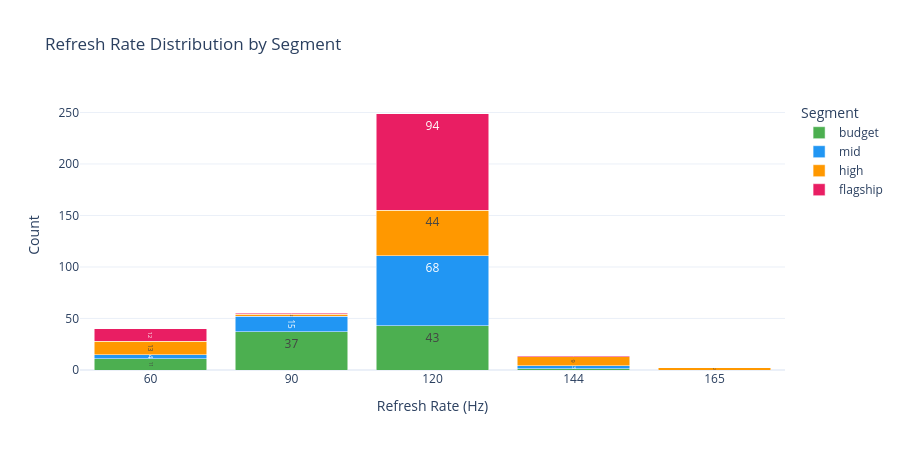

Notebook code cell kept with this figure:
### Code cell
# Plotly: interactive bar — refresh rate is discrete, hover shows count per segment
refresh_counts = (
    smartphone_df
    .groupby(["refresh_rate_hz", "price_segment"])
    .size()
    .reset_index(name="count")
)

fig = px.bar(
    refresh_counts,
    x="refresh_rate_hz",
    y="count",
    color="price_segment",
    category_orders={"price_segment": SEGMENT_ORDER},
    color_discrete_map=SEGMENT_COLORS,
    barmode="stack",
    title="Refresh Rate Distribution by Segment",
    labels={
        "refresh_rate_hz": "Refresh Rate (Hz)",
        "count"          : "Count",
        "price_segment"  : "Segment",
    },
    text="count",
)
fig.update_traces(textposition="inside")
fig.update_layout(height=450, xaxis=dict(type="category"))
fig.show()

### Figure 1 — Plotly figure (JSON) as saved in the notebook; plotly's stock layout.template omitted (floating-point values rounded to 4 significant figures)
{"data": [{"hovertemplate": "Segment=budget<br>Refresh Rate (Hz)=%{x}<br>Count=%{text}<extra></extra>", "legendgroup": "budget", "marker": {"color": "#4CAF50", "pattern": {"shape": ""}}, "name": "budget", "orientation": "v", "showlegend": true, "text": [11.0, 37.0, 43.0, 1.0], "textposition": "inside", "type": "bar", "x": [60.0, 90.0, 120.0, 144.0], "xaxis": "x", "y": [11, 37, 43, 1], "yaxis": "y"}, {"hovertemplate": "Segment=mid<br>Refresh Rate (Hz)=%{x}<br>Count=%{text}<extra></extra>", "legendgroup": "mid", "marker": {"color": "#2196F3", "pattern": {"shape": ""}}, "name": "mid", "orientation": "v", "showlegend": true, "text": [4.0, 15.0, 68.0, 3.0], "textposition": "inside", "type": "bar", "x": [60.0, 90.0, 120.0, 144.0], "xaxis": "x", "y": [4, 15, 68, 3], "yaxis": "y"}, {"hovertemplate": "Segment=high<br>Refresh Rate (Hz)=%{x}<br>Count=%{text}<extra></extra>", "legendgroup": "high", "marker": {"color": "#FF9800", "pattern": {"shape": ""}}, "name": "high", "orientation": "v", "showlegend": true, "text": [13.0, 2.0, 44.0, 9.0, 2.0], "textposition": "inside", "type": "bar", "x": [60.0, 90.0, 120.0, 144.0, 165.0], "xaxis": "x", "y": [13, 2, 44, 9, 2], "yaxis": "y"}, {"hovertemplate": "Segment=flagship<br>Refresh Rate (Hz)=%{x}<br>Count=%{text}<extra></extra>", "legendgroup": "flagship", "marker": {"color": "#E91E63", "pattern": {"shape": ""}}, "name": "flagship", "orientation": "v", "showlegend": true, "text": [12.0, 1.0, 94.0, 1.0], "textposition": "inside", "type": "bar", "x": [60.0, 90.0, 120.0, 144.0], "xaxis": "x", "y": [12, 1, 94, 1], "yaxis": "y"}], "layout": {"barmode": "stack", "height": 450, "legend": {"title": {"text": "Segment"}, "tracegroupgap": 0}, "title": {"text": "Refresh Rate Distribution by Segment"}, "xaxis": {"anchor": "y", "domain": [0, 1], "title": {"text": "Refresh Rate (Hz)"}, "type": "category"}, "yaxis": {"anchor": "x", "domain": [0, 1], "title": {"text": "Count"}}}}
